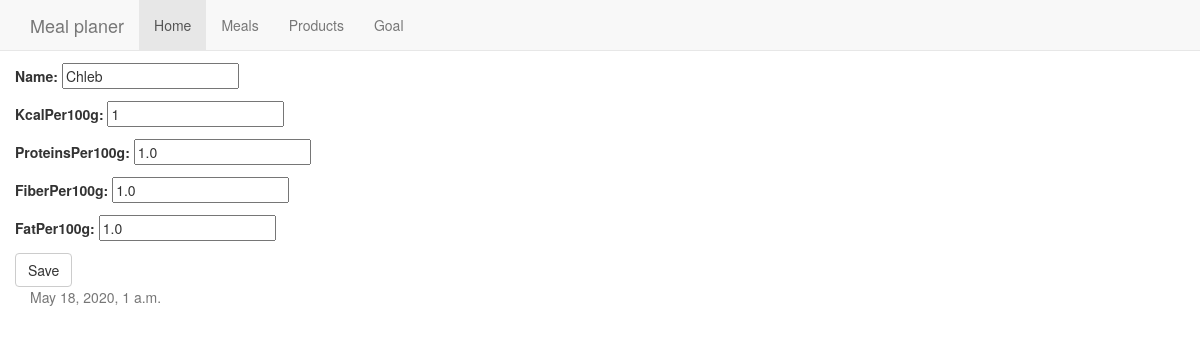
The app's page /products/7/, older data.
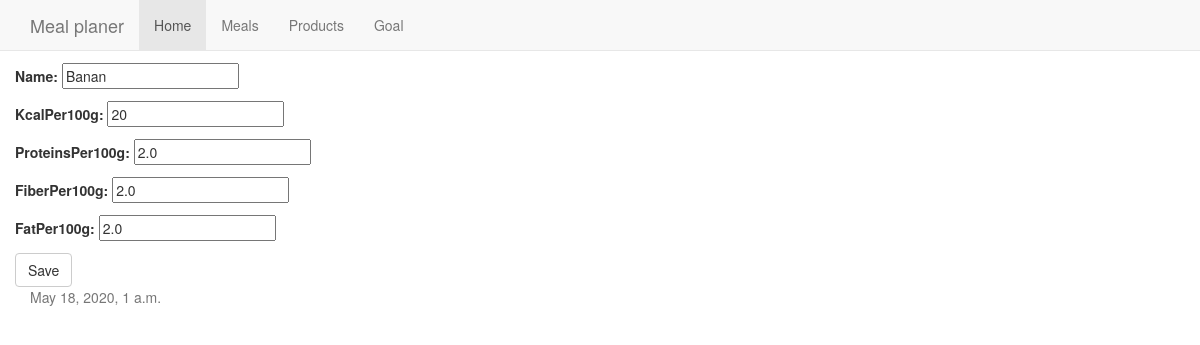
The same page, newer data.
### MealPlaner/models.py (models this page shows)
class Product(models.Model):
    id=models.AutoField(auto_created=True, primary_key=True)
    name=models.CharField(max_length=40)
    kcalPer100g=models.IntegerField()
    proteinsPer100g=models.FloatField()
    fiberPer100g=models.FloatField()
    fatPer100g=models.FloatField()

### MealPlaner/views.py (the view)
# urls.py: path('products/<pk>/',product_single),
def product_single(request,pk):
    if (pk == 'new'):
        product = Product()
        form = ProductForm()
    else:
        product = Product.objects.get(id=pk)
        form=ProductForm(instance=product)
    if request.method == "POST":
        form = ProductForm(request.POST,instance=product)
        if form.is_valid():
            form.save()
    context={
        'form':form,
        'current_date': datetime.now(),
    }
    return render(request,'forms/product.html',context)

### MealPlaner/forms.py
class ProductForm(forms.ModelForm):
    class Meta:
        model=Product
        fields=('name','kcalPer100g','proteinsPer100g','fiberPer100g','fatPer100g')

### MealPlaner/templates/forms/product.html
{% extends 'base.html' %}
{% block content %}
    <div class="row">
        <h2>Product</h2>
        <form method="POST" class="post-form">{% csrf_token %}
            {{ form.as_p }}
            <button type="submit" class="save btn btn-default">Save</button>
        </form>
    </div>
{% endblock %}

Row changes from the older to the newer data that the page shows:
changed Product: name "Chleb" → "Banan"; kcalPer100g "1" → "20"; proteinsPer100g "1.0" → "2.0"; fiberPer100g "1.0" → "2.0"; fatPer100g "1.0" → "2.0"
